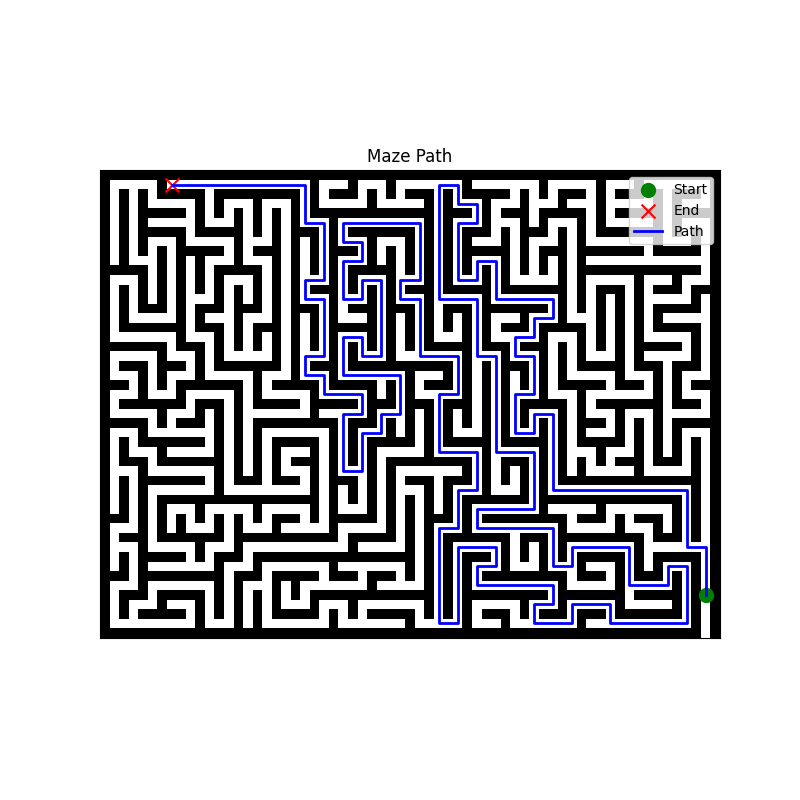
#> input picture example3.png, 800 x 800 px, given in place of maze.jpg, which was not available
$ python path_search.py
#> lines starting #> are read from the running program, lines starting #| are printed output that depends on the picture; after the words box and inside, x2 and y2 are one past the last pixel; in counts of white or black regions, pixels touching at a corner belong together; pictures that were not available may be replaced by others from this repository, and a replacement may not be noted
### pre.py
import numpy as np
from PIL import Image
import matplotlib.pyplot as plt

def cut_maze_matrix_up(matrix):
    for i,row in enumerate(matrix):
        if np.any(row - 1):
            matrix_up = matrix[i:]
            break
    return matrix_up

def cut_maze_matrix_arround(matrix):
    matrix_up = cut_maze_matrix_up(matrix)
    matrix_up_down = cut_maze_matrix_up(matrix_up[::-1])
    matrix_up_down_left = cut_maze_matrix_up(matrix_up_down.T)
    matrix_up_down_left_right = cut_maze_matrix_up(matrix_up_down_left[::-1])
    return matrix_up_down_left_right[::-1].T[::-1]

# 0是黑的，1是白的

def pixel_to_block(matrix,scale = None):
    if scale is None:
        temp = (matrix[0,:]+ matrix[1,:]).tolist()
        index = temp.index(2)
        scale = index-2
    m,n = matrix.shape
    m,n = int(m/scale), int(n/scale)
    matrix_block = np.zeros((m,n))
    for i in range(m):
        for j in range(n):
            if np.all(matrix[scale*i:scale*(i+1),scale*j:scale*(j+1)]) == 1:
                matrix_block[i,j] = 1
    return matrix_block


# [12 lines that do not run on import are left out]

### path_search.py
import random
import numpy as np
import pre
from PIL import Image
import matplotlib.pyplot as plt
import os


class Maze:
    # [8 lines left out: function __init__, not called in this run]

    def __getitem__(self, index):
        return self.maze[index]

    def get_state(self, position):
        return position[0] * self.cols + position[1]

    def get_position(self, state):
        return (state // self.cols, state % self.cols)

    def is_valid_position(self, position): # 1 is the way and 0 is the wall
        return (0 <= position[0] < self.rows) and (0 <= position[1] < self.cols)

    # [28 lines left out: functions get_new_state, get_reward, not called in this run]


def initialize_q_table(n_states, n_actions):
    return np.zeros((n_states, n_actions))

# [5 lines left out: function choose_action_index, not called in this run]

def update_q_table(q_table, state, new_state, action_index, alpha, reward, gamma):
    best_new_action_index = np.argmax(q_table[new_state, :])
    q_table[state, action_index] += alpha * (reward + gamma * q_table[new_state, best_new_action_index] - q_table[state, action_index])

# [103 lines left out: functions train_loop, find_path, display_maze_with_path, on_click, not called in this run]

def main():
    script_dir = os.path.dirname(os.path.abspath(__file__))
    image_path = os.path.join(script_dir, "maze.jpg")
    maze_image = Image.open(image_path).convert("L")
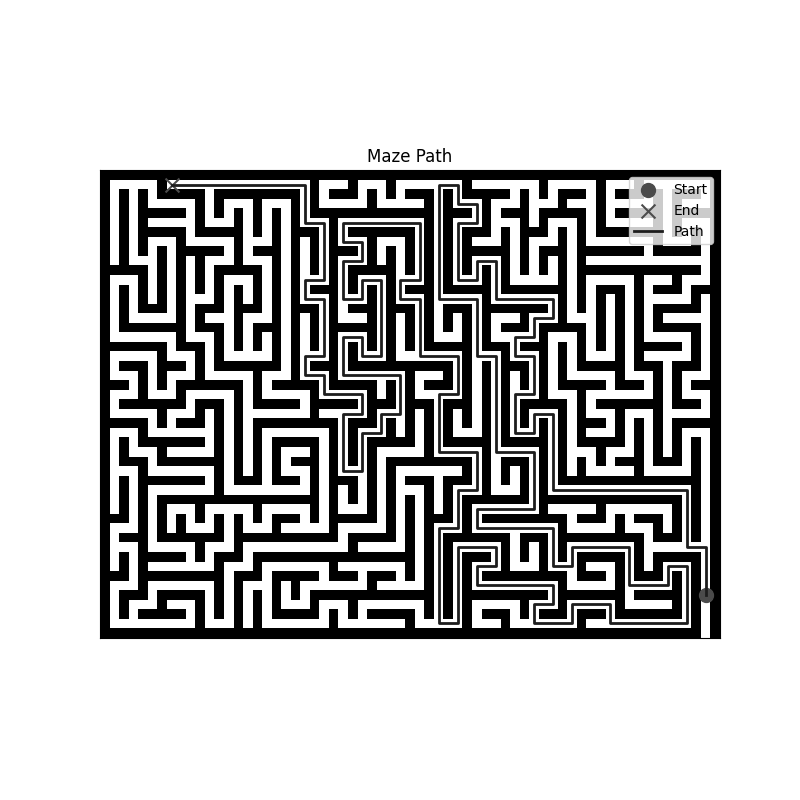
#> maze_image: PIL image 800x800 L; min 0, max 255, mean 190.6
    threshold = 128
    binary_maze = np.array(maze_image) < threshold
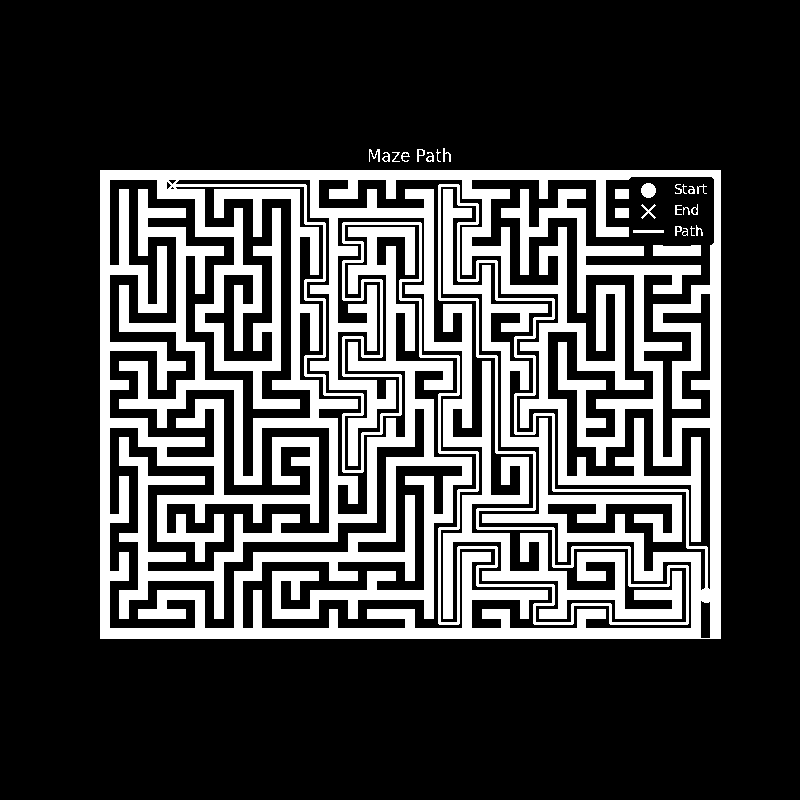
#> binary_maze: shape (800, 800) bool; 25.5% white; 26 white regions (2 under 20 px), largest, box (x1, y1, x2, y2) and area: (100, 170, 721, 639) 161540, (653, 245, 701, 256) 500, (641, 183, 656, 198) 177
    maze_matrix = np.where(binary_maze, 1, 0)
    maze_matrix_cut = pre.cut_maze_matrix_arround(matrix=maze_matrix)
#> the loop in cut_maze_matrix_up, `for i,row in enumerate(matrix):` made 1 pass
#> the loop in cut_maze_matrix_up (call 2), `for i,row in enumerate(matrix):` made 1 pass
#> pass 1, in cut_maze_matrix_up (call 2), `matrix_up = matrix[i:]`:
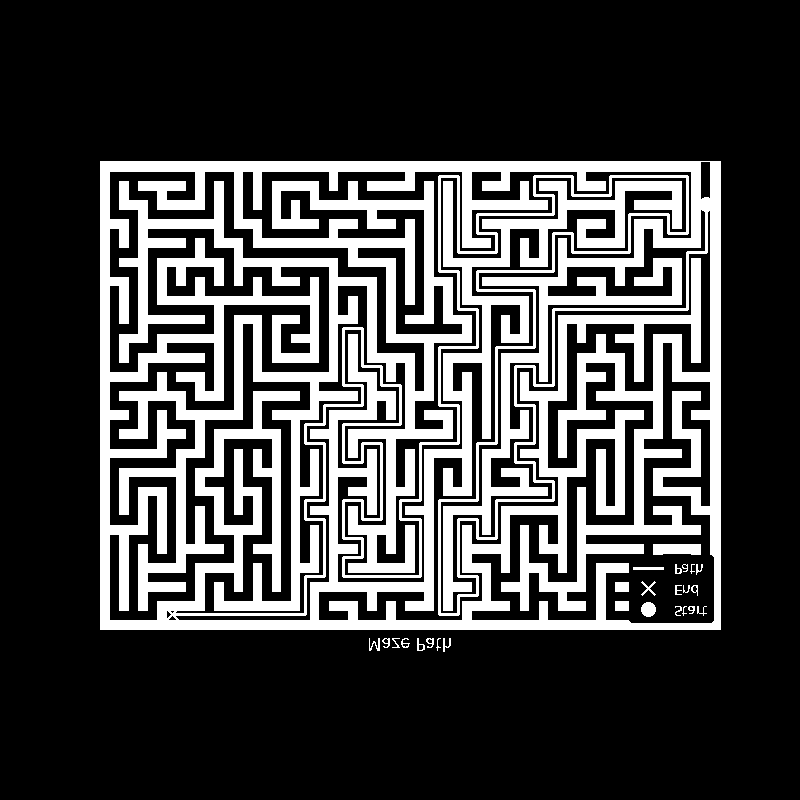
#> matrix_up: shape (800, 800) int64; values 0 (black) and 1 (white), 25.5% white; 26 white regions (2 under 20 px), largest, box (x1, y1, x2, y2) and area: (100, 161, 721, 630) 161540, (653, 544, 701, 555) 500, (641, 602, 656, 617) 177
#> the loop in cut_maze_matrix_up (call 3), `for i,row in enumerate(matrix):` made 1 pass
#> pass 1, in cut_maze_matrix_up (call 3), `matrix_up = matrix[i:]`:
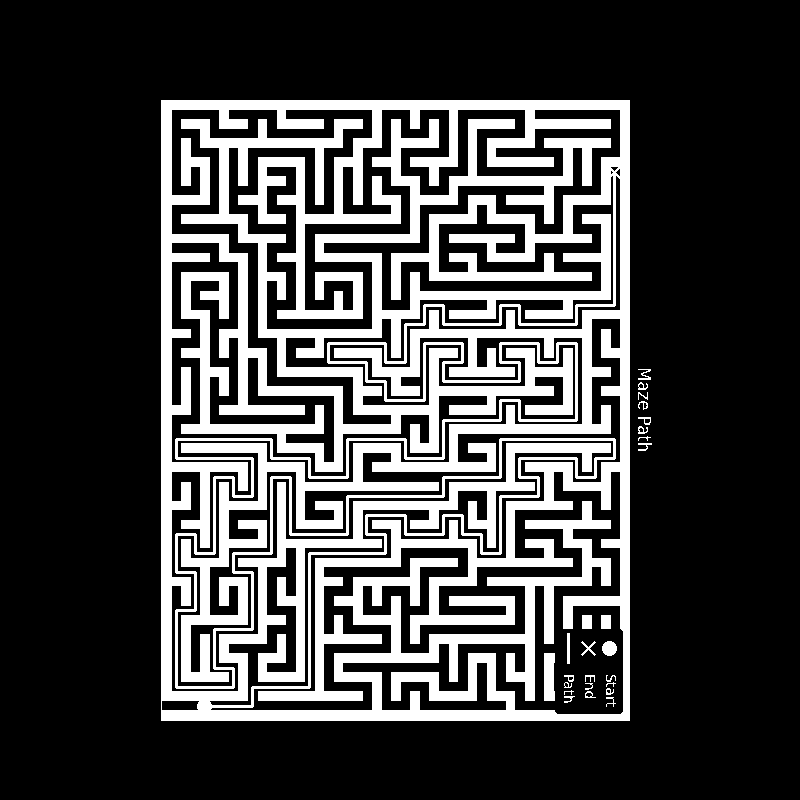
#> matrix_up: shape (800, 800) int64; values 0 (black) and 1 (white), 25.5% white; 26 white regions (2 under 20 px), largest, box (x1, y1, x2, y2) and area: (161, 100, 630, 721) 161540, (544, 653, 555, 701) 500, (602, 641, 617, 656) 177
#> the loop in cut_maze_matrix_up (call 4), `for i,row in enumerate(matrix):` made 1 pass
#> pass 1, in cut_maze_matrix_up (call 4), `matrix_up = matrix[i:]`:
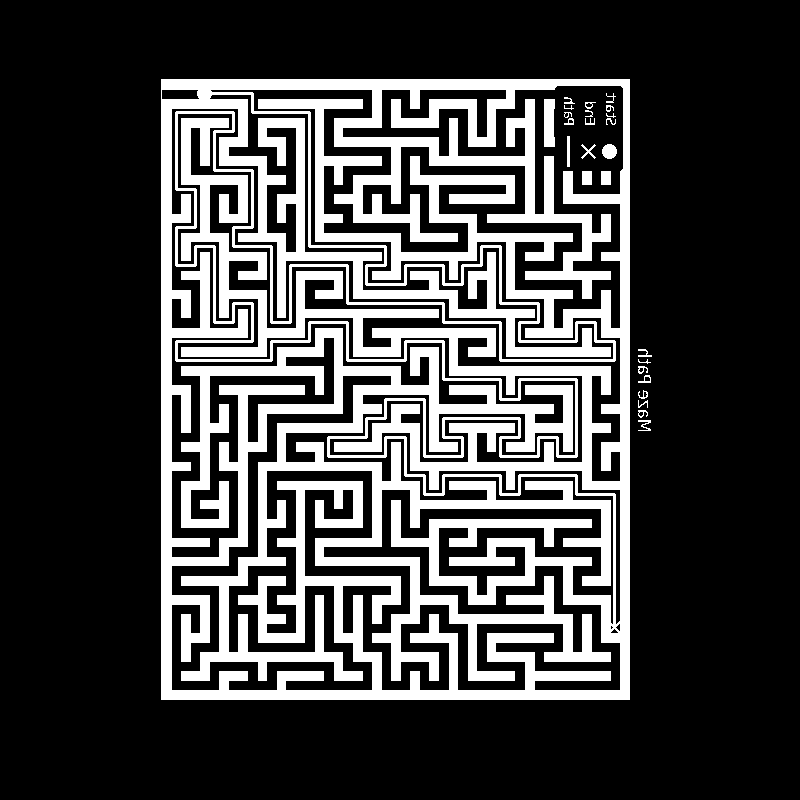
#> matrix_up: shape (800, 800) int64; values 0 (black) and 1 (white), 25.5% white; 26 white regions (2 under 20 px), largest, box (x1, y1, x2, y2) and area: (161, 79, 630, 700) 161540, (544, 99, 555, 147) 500, (602, 144, 617, 159) 177
    maze_matrix_block = pre.pixel_to_block(maze_matrix_cut)
#> in pixel_to_block, `temp = (matrix[0,:]+ matrix[1,:]).tolist()`: temp = 800 values from 0 to 0
    rows, cols = maze_matrix_block.shape
    rows, cols = int(rows), int(cols)
    maze_matrix_block[44, 63] = 1  # start point
    # maze_matrix_block[45, 63] = 0  if we want to test the case that fails to search the paths.
    maze = maze_matrix_block
    start_point = (44, 63)
    final_point = (21, 43) #initial test

    print(maze)
    # Ensuring effective start and final points
    if not (0 <= start_point[0] < rows and 0 <= start_point[1] < cols):
        raise ValueError("起点位置无效！")
    if not (0 <= final_point[0] < rows and 0 <= final_point[1] < cols):
        raise ValueError("终点位置无效！")
    if maze[start_point[0], start_point[1]] == 0:
        raise ValueError("起点位置是墙！")
    if maze[final_point[0], final_point[1]] == 0:
        raise ValueError("终点位置是墙！")

    # # Initialize Maze
    maze_obj = Maze(maze, start_position=start_point, final_position=final_point)

    # # Initial training
    print("初始训练代理，请稍候...")
    episodes = 10000
    alpha = 0.1
    gamma = 0.95
    epsilon = 0.1
    q_table = train_loop(maze_obj, episodes, alpha, gamma, epsilon)
    print("初始训练完成。")

    # Find the initial paths
    path = find_path(maze_obj, q_table)
    if path:
        print("找到最短路径：", path)
    else:
        print("无法到达初始终点。")

    # Display initial path
    display_maze_with_path(maze_matrix_block, path, start_point, final_point)

    # Set up Matplotlib Graphics for interaction
    fig, ax = plt.subplots(figsize=(8, 8))
    ax.imshow(maze_matrix_block, cmap='gray', origin='upper')
    ax.scatter(start_point[1], start_point[0], marker='o', color='green', s=100, label='Start')
    ax.scatter(final_point[1], final_point[0], marker='x', color='red', s=100, label='Initial End')
    ax.legend(loc='upper right')
    ax.set_xticks([])
    ax.set_yticks([])
    plt.title("Click to select a new final location")

    cid = fig.canvas.mpl_connect('button_press_event', lambda event: on_click(event, maze_matrix_block, maze_obj, start_point))

    plt.show()

if __name__ == "__main__":
#> (the run stopped early here; a loop or call above may not have finished)

$ run again, on example4.png
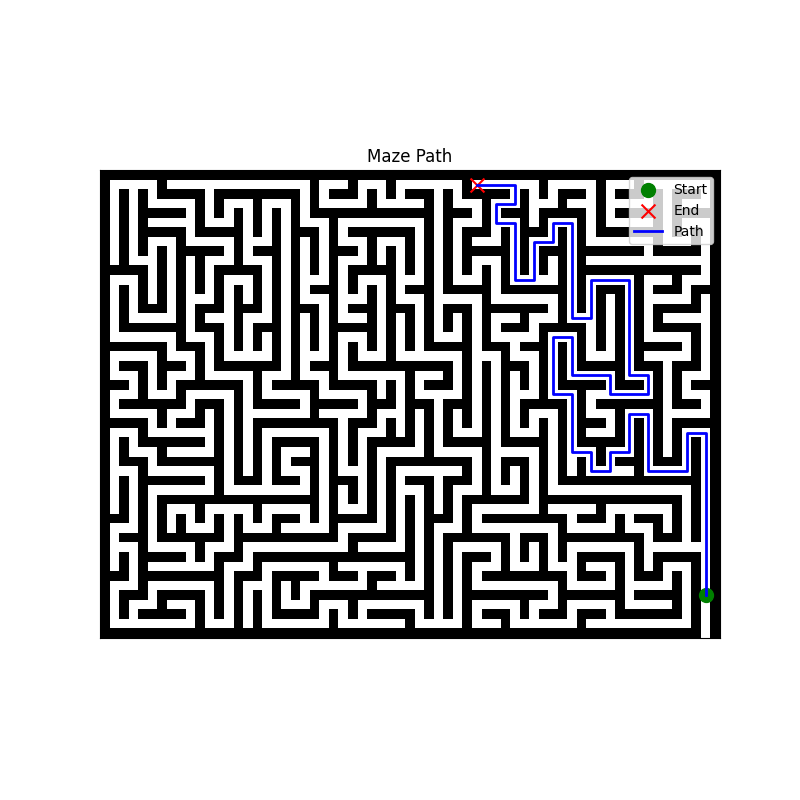
#> input picture example4.png, 800 x 800 px, given in place of maze.jpg, which was not available
#> in main, `binary_maze = np.array(maze_image) < threshold`:
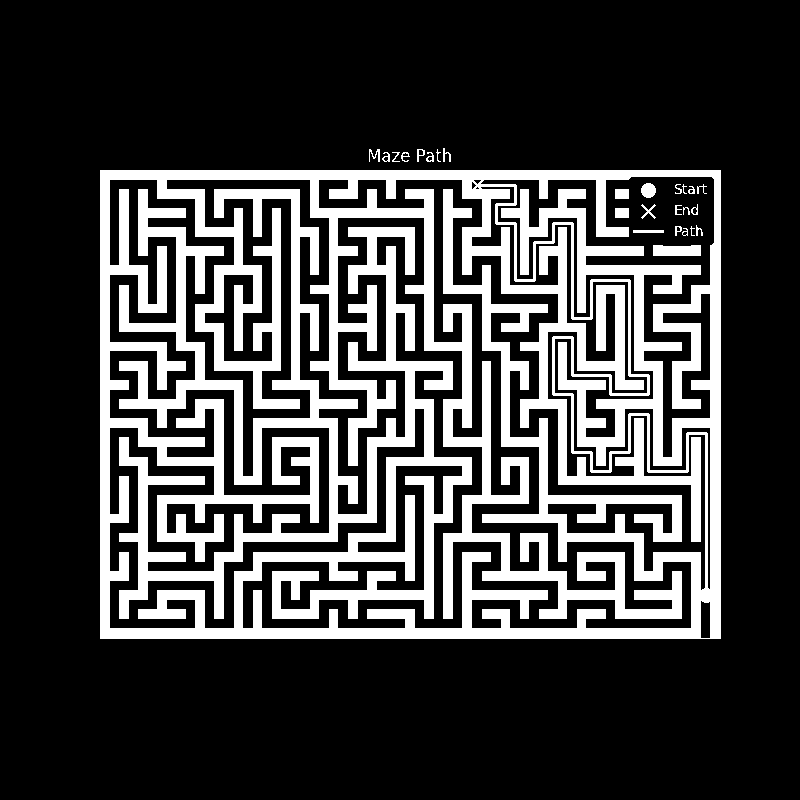
#> binary_maze: shape (800, 800) bool; 24.3% white; 26 white regions (2 under 20 px), largest, box (x1, y1, x2, y2) and area: (100, 170, 721, 639) 153495, (653, 245, 701, 256) 500, (641, 183, 656, 198) 177
#> the loop in cut_maze_matrix_up, `for i,row in enumerate(matrix):` made 1 pass
#> the loop in cut_maze_matrix_up (call 2), `for i,row in enumerate(matrix):` made 1 pass
#> the loop in cut_maze_matrix_up (call 4), `for i,row in enumerate(matrix):` made 1 pass
#> pass 1, in cut_maze_matrix_up (call 4), `matrix_up = matrix[i:]`:
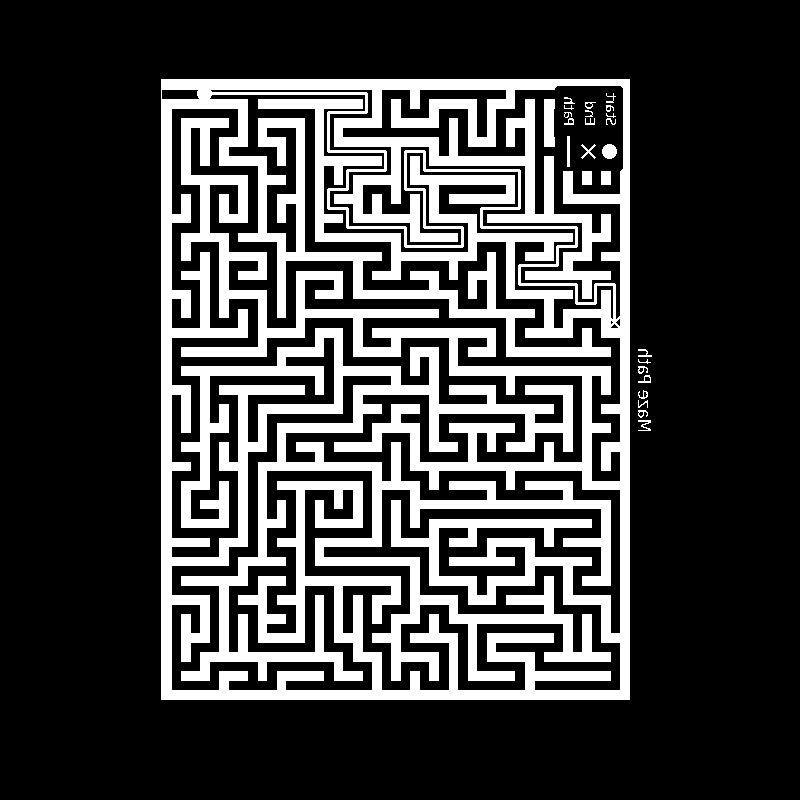
#> matrix_up: shape (800, 800) int64; values 0 (black) and 1 (white), 24.3% white; 26 white regions (2 under 20 px), largest, box (x1, y1, x2, y2) and area: (161, 79, 630, 700) 153495, (544, 99, 555, 147) 500, (602, 144, 617, 159) 177
#> temp = 800 values from 0 to 0
